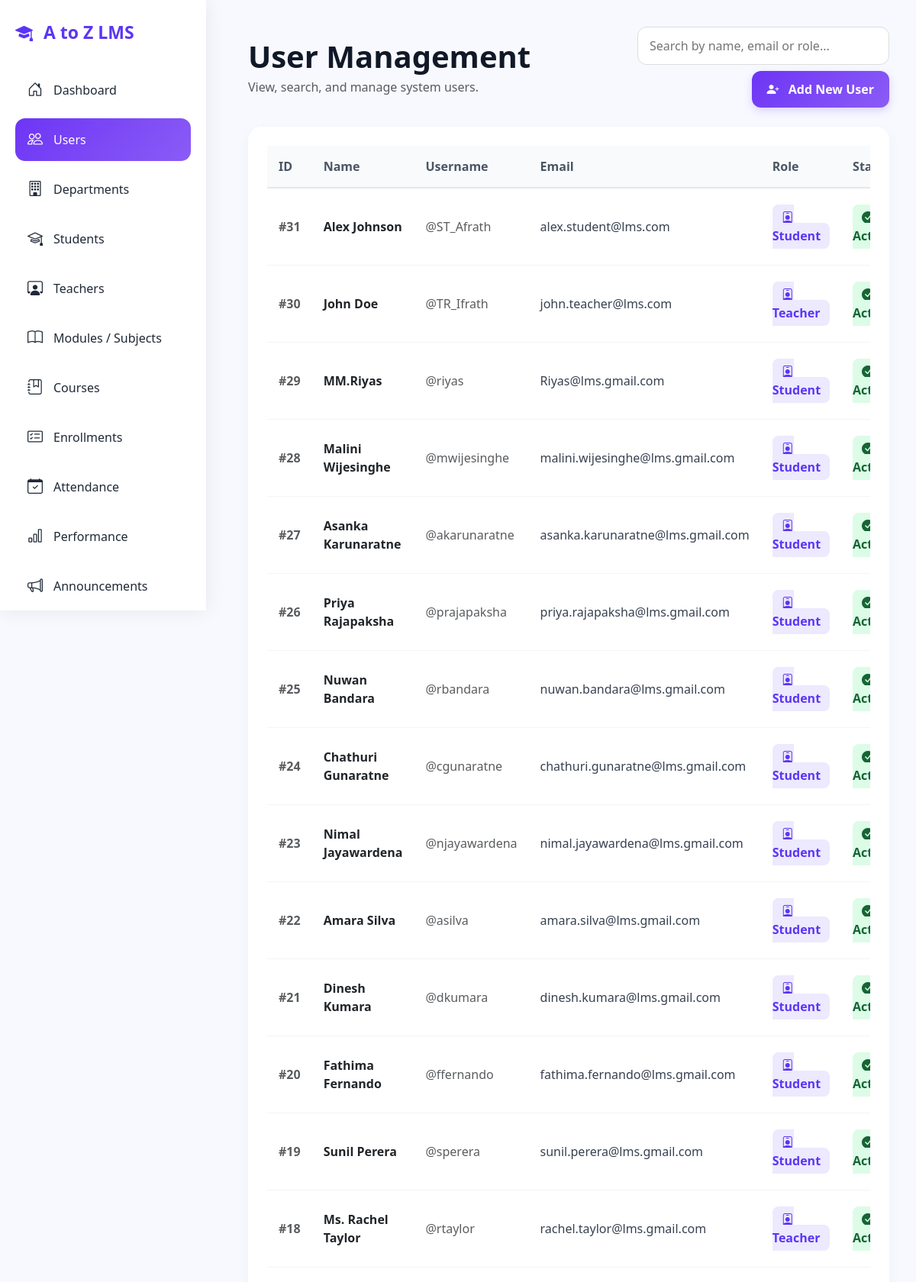
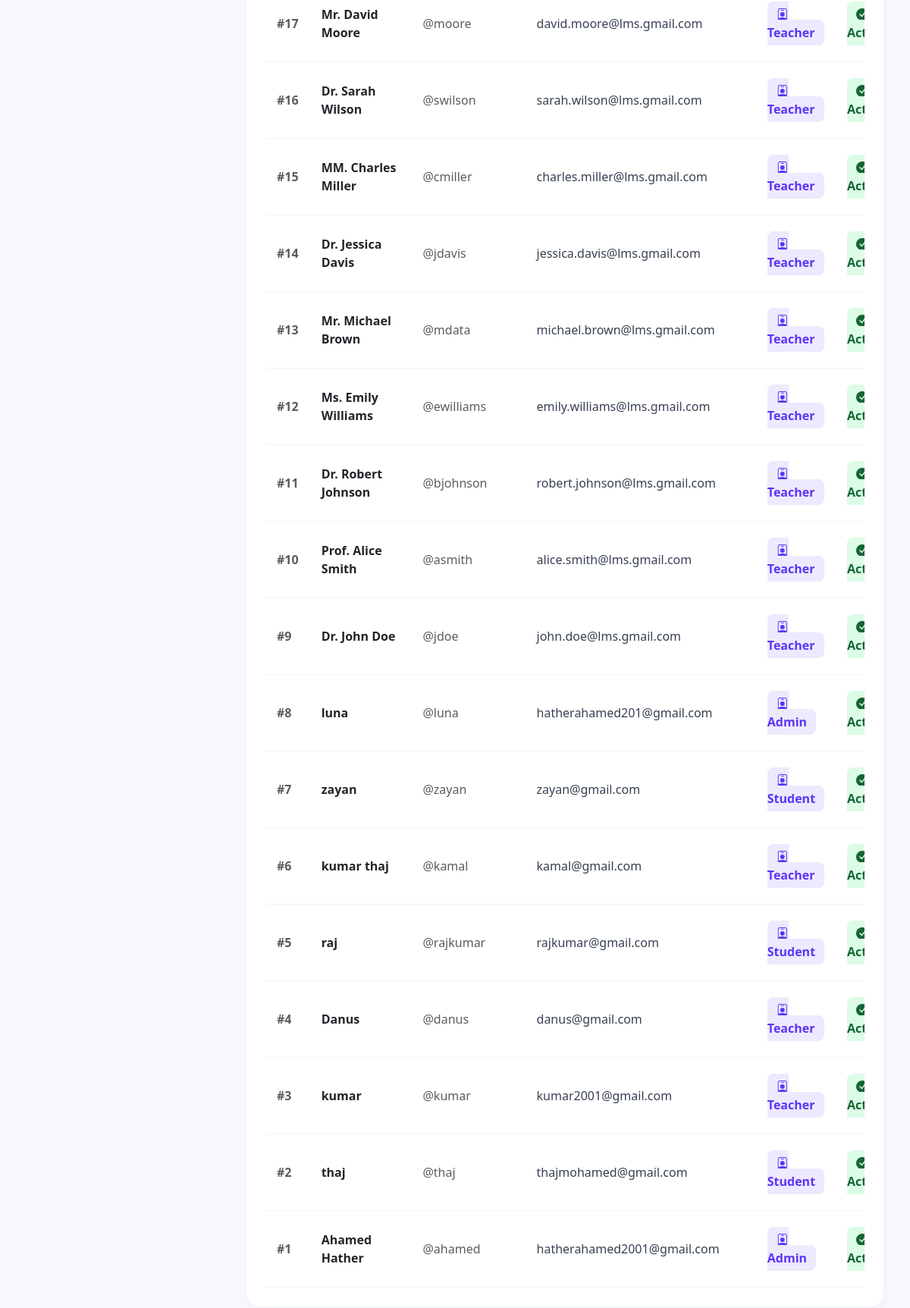
/admin/manage_users.php (signed in), run on the app's committed database (2 pictures, top to bottom).
### tables this page shows
CREATE TABLE `users` (
  `user_id` int(11) NOT NULL,
  `username` varchar(50) NOT NULL,
  `password` varchar(255) NOT NULL,
  `full_name` varchar(100) NOT NULL,
  `email` varchar(100) DEFAULT NULL,
  `phone` varchar(15) DEFAULT NULL,
  `role` enum('admin','teacher','student') NOT NULL,
  `status` enum('active','inactive') DEFAULT 'active',
  `created_at` timestamp NOT NULL DEFAULT current_timestamp()
);

### admin/manage_users.php (the view, shortened to what this page needs)
<?php
include("../config/db.php");
$result = $conn->query("SELECT * FROM users ORDER BY user_id DESC");
?>
<!DOCTYPE html>
<html lang="en">
<head>
<link href="https://cdn.jsdelivr.net/npm/bootstrap@5.3.3/dist/css/bootstrap.min.css" rel="stylesheet">
<link href="https://cdn.jsdelivr.net/npm/bootstrap-icons/font/bootstrap-icons.css" rel="stylesheet">
</head>
<body>
<div class="wrapper">
    <?php include("sidebar.php"); ?>
    <main class="content" id="content">
        <div class="topbar">
            <div class="left-title">
                <div>
                    <h1 class="fw-bold mb-1">User Management</h1>
                    <p class="text-muted mb-0">View, search, and manage system users.</p>
                </div>
            </div>
            <div class="text-end">
                <input type="text" id="searchInput" class="search-box" placeholder="Search by name, email or role...">
                <div class="mt-2">
                    <a href="add_user.php" class="btn-gradient">
                        <i class="bi bi-person-plus-fill me-2"></i> Add New User
                    </a>
                </div>
            </div>
        </div>
        <div class="section-box">
            <div class="table-responsive">
                <table class="table align-middle mb-0" id="userTable">
                    <thead>
                        <tr>
                            <th>ID</th>
                            <th>Name</th>
                            <th>Username</th>
                            <th>Email</th>
                            <th>Role</th>
                            <th>Status</th>
                        </tr>
                    </thead>
                    <tbody>
                        <?php while ($row = $result->fetch_assoc()) { ?>
                        <tr>
                            <td class="text-muted fw-bold">#<?= $row['user_id'] ?></td>
                            <td>
                                <div class="fw-bold text-dark"><?= htmlspecialchars($row['full_name']) ?></div>
                            </td>
                            <td class="text-muted">@<?= htmlspecialchars($row['username']) ?></td>
                            <td><?= htmlspecialchars($row['email'] ?? 'N/A') ?></td>
                            <td>
                                <span class="badge-soft-primary">
                                    <i class="bi bi-person-badge"></i> <?= ucfirst(htmlspecialchars($row['role'])) ?>
                                </span>
                            </td>
                            <td>
                                <?php if ($row['status'] == 'active') { ?>
                                    <span class="badge-soft-success"><i class="bi bi-check-circle-fill me-1"></i> Active</span>
                                <?php } else { ?>
                                    <span class="badge-soft-danger"><i class="bi bi-x-circle-fill me-1"></i> Inactive</span>
                                <?php } ?>
                            </td>
                        </tr>
                        <?php } ?>
                    </tbody>
                </table>
            </div>
        </div>
    </main>
</div>
</body>
</html>

### admin/manage_users.php (style rules this page uses)
body { margin:0; font-family:'Segoe UI', sans-serif; background:#f7f9ff; color:#111827; }
.wrapper { display:flex; }
.content { margin-left:290px; padding:35px; width:calc(100% - 290px); transition:all .3s ease; }
.topbar { display:flex; justify-content:space-between; align-items:center; margin-bottom:25px; gap:20px; }
.left-title { display:flex; align-items:center; gap:15px; }
.search-box { width:330px; border:1px solid #ddd; border-radius:12px; padding:12px 15px; background:white; outline: none; }
.btn-gradient { background:linear-gradient(135deg,#6d35f5,#8b5cf6); color:white; padding:12px 20px; border-radius:12px; box-shadow:0 4px 12px rgba(109,53,245,0.2); font-weight:600; border:none; text-decoration: none; display: inline-block; transition: .3s; }
.section-box { background:white; border-radius:18px; padding:25px; margin-top:10px; box-shadow:0 6px 18px rgba(0,0,0,0.04); }
.table thead th { background-color: #f8fafc; color: #4b5563; font-weight: 600; border-bottom: 2px solid #e5e7eb; padding: 15px; }
.table tbody td { padding: 15px; vertical-align: middle; color: #374151; border-bottom: 1px solid #f3f4f6; }
.badge-soft-success { background-color: #dcfce7; color: #166534; padding: 6px 12px; border-radius: 8px; font-weight: 600; }
.badge-soft-primary { background-color: #ede9fe; color: #5b35f5; padding: 6px 12px; border-radius: 8px; font-weight: 600; }

### data on the page
users: user_id "31", full_name "Alex Johnson", username "ST_Afrath", email "alex.student@lms.com", role "Student", status "active" (drawn)
users: user_id "30", full_name "John Doe", username "TR_Ifrath", email "john.teacher@lms.com", role "Teacher", status "active" (drawn)
users: user_id "29", full_name "MM.Riyas", username "riyas", email "Riyas@lms.gmail.com", role "Student", status "active" (drawn)
users: user_id "28", full_name "Malini Wijesinghe", username "mwijesinghe", email "malini.wijesinghe@lms.gmail.com", role "Student", status "active" (drawn)
users: user_id "27", full_name "Asanka Karunaratne", username "akarunaratne", email "asanka.karunaratne@lms.gmail.com", role "Student", status "active" (drawn)
users: user_id "26", full_name "Priya Rajapaksha", username "prajapaksha", email "priya.rajapaksha@lms.gmail.com", role "Student", status "active" (drawn)
users: user_id "25", full_name "Nuwan Bandara", username "rbandara", email "nuwan.bandara@lms.gmail.com", role "Student", status "active" (drawn)
users: user_id "24", full_name "Chathuri Gunaratne", username "cgunaratne", email "chathuri.gunaratne@lms.gmail.com", role "Student", status "active" (drawn)
users: user_id "23", full_name "Nimal Jayawardena", username "njayawardena", email "nimal.jayawardena@lms.gmail.com", role "Student", status "active" (drawn)
users: user_id "22", full_name "Amara Silva", username "asilva", email "amara.silva@lms.gmail.com", role "Student", status "active" (drawn)
users: user_id "21", full_name "Dinesh Kumara", username "dkumara", email "dinesh.kumara@lms.gmail.com", role "Student", status "active" (drawn)
users: user_id "20", full_name "Fathima Fernando", username "ffernando", email "fathima.fernando@lms.gmail.com", role "Student", status "active" (drawn)
users: user_id "19", full_name "Sunil Perera", username "sperera", email "sunil.perera@lms.gmail.com", role "Student", status "active" (drawn)
users: user_id "18", full_name "Ms. Rachel Taylor", username "rtaylor", email "rachel.taylor@lms.gmail.com", role "Teacher", status "active" (drawn)
users: user_id "17", full_name "Mr. David Moore", username "moore", email "david.moore@lms.gmail.com", role "Teacher", status "active" (drawn)
users: user_id "16", full_name "Dr. Sarah Wilson", username "swilson", email "sarah.wilson@lms.gmail.com", role "Teacher", status "active" (drawn)
users: user_id "15", full_name "MM. Charles Miller", username "cmiller", email "charles.miller@lms.gmail.com", role "Teacher", status "active" (drawn)
users: user_id "14", full_name "Dr. Jessica Davis", username "jdavis", email "jessica.davis@lms.gmail.com", role "Teacher", status "active" (drawn)
users: user_id "13", full_name "Mr. Michael Brown", username "mdata", email "michael.brown@lms.gmail.com", role "Teacher", status "active" (drawn)
users: user_id "12", full_name "Ms. Emily Williams", username "ewilliams", email "emily.williams@lms.gmail.com", role "Teacher", status "active" (drawn)
users: user_id "11", full_name "Dr. Robert Johnson", username "bjohnson", email "robert.johnson@lms.gmail.com", role "Teacher", status "active" (drawn)
users: user_id "10", full_name "Prof. Alice Smith", username "asmith", email "alice.smith@lms.gmail.com", role "Teacher", status "active" (drawn)
users: user_id "9", full_name "Dr. John Doe", username "jdoe", email "john.doe@lms.gmail.com", role "Teacher", status "active" (drawn)
users: user_id "8", full_name "luna", username "luna", email "hatherahamed201@gmail.com", role "Admin", status "active" (drawn)
users: user_id "7", full_name "zayan", username "zayan", email "zayan@gmail.com", role "Student", status "active" (drawn)
users: user_id "6", full_name "kumar thaj", username "kamal", email "kamal@gmail.com", role "Teacher", status "active" (drawn)
users: user_id "5", full_name "raj", username "rajkumar", email "rajkumar@gmail.com", role "Student", status "active" (drawn)
users: user_id "4", full_name "Danus", username "danus", email "danus@gmail.com", role "Teacher", status "active" (drawn)
users: user_id "3", full_name "kumar", username "kumar", email "kumar2001@gmail.com", role "Teacher", status "active" (drawn)
users: user_id "2", full_name "thaj", username "thaj", email "thajmohamed@gmail.com", role "Student", status "active" (drawn)
users: user_id "1", full_name "Ahamed Hather", username "ahamed", email "hatherahamed2001@gmail.com", role "Admin", status "active" (drawn)
